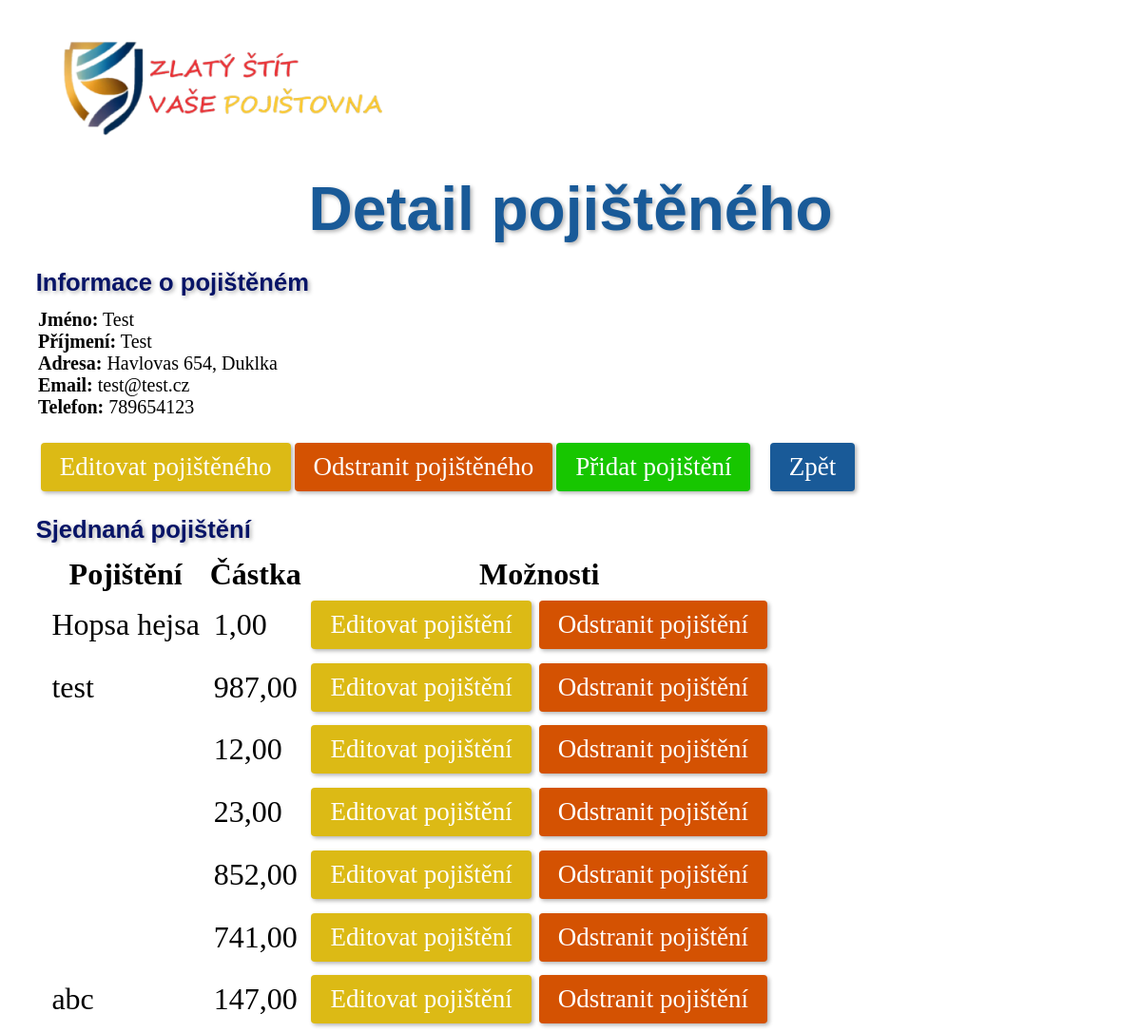
/pojisteni/pojisteny/7/, run on an earlier commit of the app's database.
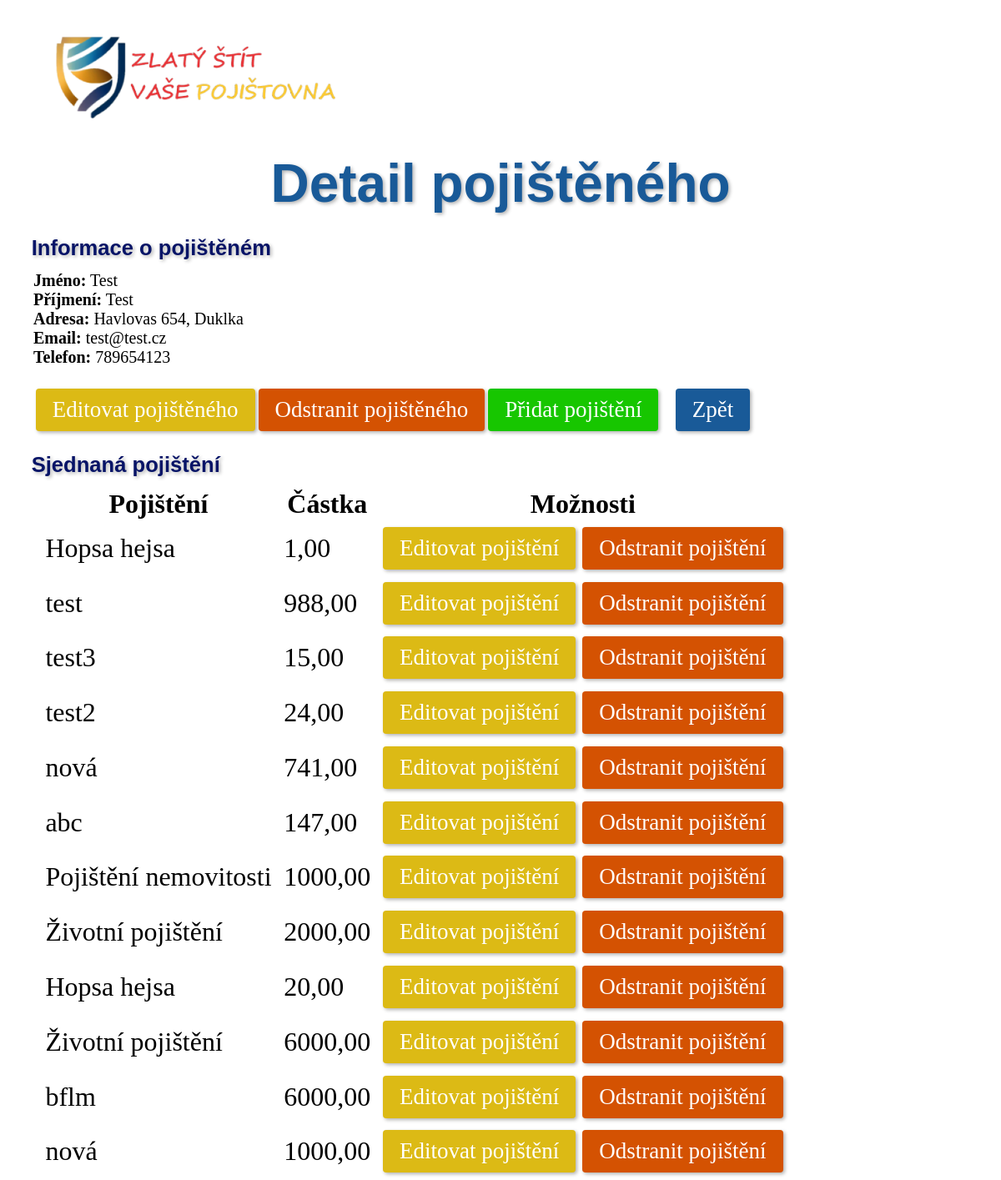
And on a later commit of the database.
### pojisteni/models.py (models this page shows, shortened)
class Pojisteni(models.Model):
    pojisteny_objekt = models.ForeignKey(Pojisteny, on_delete=models.CASCADE, related_name='pojisteni_set')
    nazev = models.CharField(max_length=100, blank=True)
    castka = models.DecimalField(max_digits=10, decimal_places=2, null=True)
    predmet = models.CharField(max_length=100, blank=True)
    platnost_od = models.DateField(blank=True, null=True)
    platnost_do = models.DateField(blank=True, null=True)
    class Meta:
        db_table = 'pojisteni'

### pojisteni/views.py (the view)
# urls.py: path('pojisteny/<int:pk>/', views.detail_pojisteneho, name='detail_pojisteneho'),
def detail_pojisteneho(request, pk):
    pojisteny = get_object_or_404(Pojisteny, pk=pk)
    return render(request, 'detail_pojisteneho.html', {'pojisteny': pojisteny})

### pojisteni/templates/detail_pojisteneho.html (shortened to what this page needs)
{% load static %}
<link rel="stylesheet" href="{% static 'pojisteni/style.css' %}">
{% block content %}
<div class="row">
    <img id="logo" src="{% static 'pojisteni/images/logo6.png' %}" alt="Logo">
<h1>Detail pojištěného</h1>
<div>
    <h2>Informace o pojištěném</h2>
    <p class="informace">
        <strong>Jméno:</strong> {{ pojisteny.jmeno }}<br>
        <strong>Příjmení:</strong> {{ pojisteny.prijmeni }}<br>
        <strong>Adresa:</strong> {{ pojisteny.ulice }} {{ pojisteny.cislo_popisne }}, {{ pojisteny.mesto }}<br>
        <strong>Email:</strong> {{ pojisteny.email }}<br>
        <strong>Telefon:</strong> {{ pojisteny.telefon }}<br>
    </p>
    <div class="btn-informace">
        <a href="{% url 'editovat_pojisteneho' pojisteny.pk %}" class="btn btn-primary btn-edit">Editovat pojištěného</a>
        <a href="{% url 'odstranit_pojisteneho' pojisteny.pk %}" class="btn btn-odstr">Odstranit pojištěného</a>
        <a href="{% url 'pridat_pojisteni' pojisteny.pk %}" class="btn btn-primary btn-pridat">Přidat pojištění</a>
        <a href="{% url 'seznam_pojistenych' %}" class="btn btn-primary btn-zpet">Zpět</a>
    </div>
</div>
<div>
    <h2>Sjednaná pojištění</h2>
    <table class="pojisteni-table">
        <thead>
            <tr>
                <th>Pojištění</th>
                <th>Částka</th>
                <th>Možnosti</th>
            </tr>
        </thead>
        <tbody>
            {% for pojisteni in pojisteny.pojisteni_set.all %}
            <tr>
                <td>{{ pojisteni.nazev }}</td>
                <td>{{ pojisteni.castka }}</td>
                <td>
                    <a href="{% url 'editovat_pojisteni' pojisteni.pk %}" class="btn btn-primary btn-edit">Editovat pojištění</a>
                    <a href="{% url 'odstranit_pojisteni' pojisteni.pk %}" class="btn btn-primary btn-odstr">Odstranit pojištění</a>
                </td>
            </tr>
            {% endfor %}
        </tbody>
    </table>
</div>
</div>
{% endblock %}

What changed in the data, as far as the page shows it:
removed Pojisteni: castka "852,00"
changed Pojisteni "test": castka "987,00" → "988,00"
changed Pojisteni: nazev (not shown) → "test3"; castka "12,00" → "15,00"
changed Pojisteni: nazev (not shown) → "test2"; castka "23,00" → "24,00"
changed Pojisteni (number 5 of 12 on the later page): nazev (not shown) → "nová"
added Pojisteni: nazev "Pojištění nemovitosti", castka "1000,00"
added Pojisteni: nazev "Životní pojištění", castka "2000,00"
added Pojisteni: nazev "Hopsa hejsa", castka "20,00"
added Pojisteni: nazev "Životní pojištění", castka "6000,00"
added Pojisteni: nazev "bflm", castka "6000,00"
added Pojisteni: nazev "nová", castka "1000,00"
